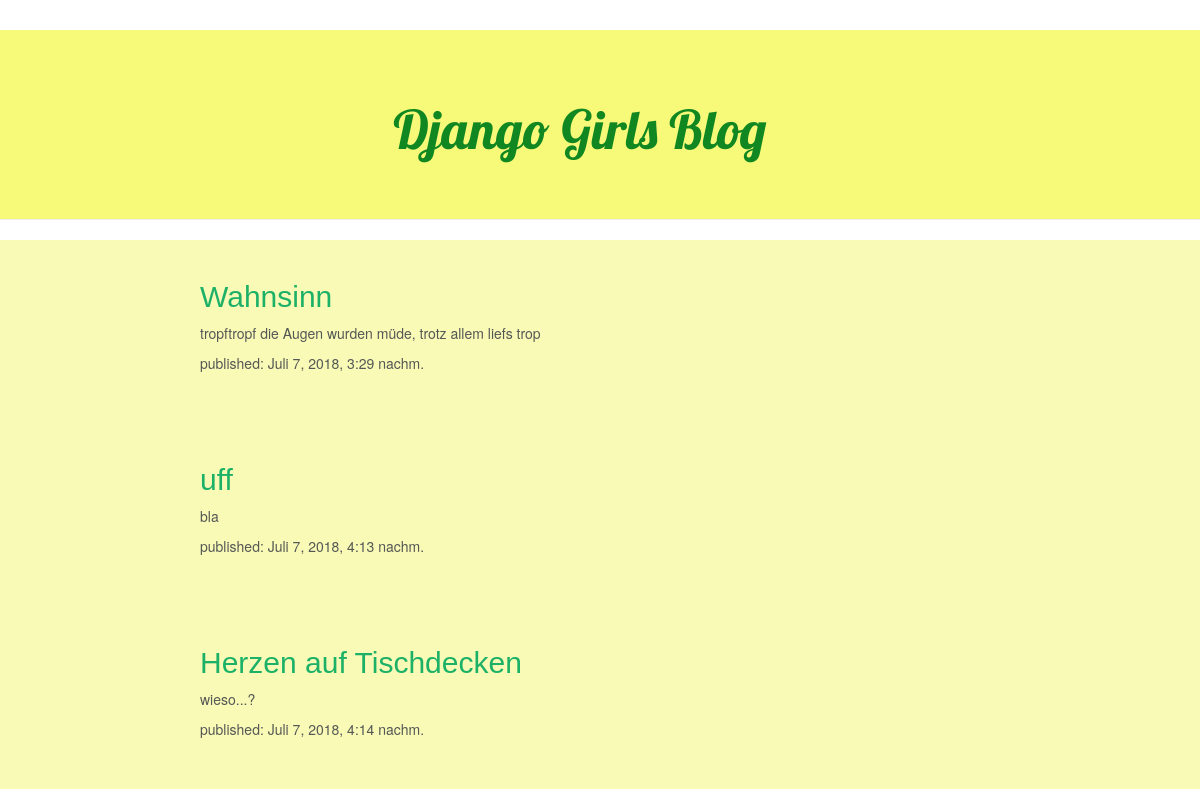
The page / on the database its author committed.
### blog/models.py (models this page shows, shortened)
class Post(models.Model):
    author = models.ForeignKey('auth.User', on_delete=models.CASCADE)
    title = models.CharField(max_length=200)
    text = models.TextField()
    created_date = models.DateTimeField(
            default=timezone.now)
    published_date = models.DateTimeField(
            blank=True, null=True)

### blog/views.py (the view)
# urls.py: url(r'^$', views.post_list, name='post_list'),
def post_list(request):
    posts = Post.objects.filter(published_date__lte=timezone.now()).order_by('published_date')
    return render(request, 'blog/post_list.html', {'posts': posts})

### blog/templates/blog/post_list.html (shortened to what this page needs)
{% load staticfiles %}
<html>
    <head>  <title>Djangista</title>
            <link rel="stylesheet" href="//maxcdn.bootstrapcdn.com/bootstrap/3.2.0/css/bootstrap.min.css">
            <link rel="stylesheet" href="//maxcdn.bootstrapcdn.com/bootstrap/3.2.0/css/bootstrap-theme.min.css">
            <link rel="stylesheet" href="{% static 'blog.css' %}">
    </head>
    <body>
    <div class='page-header'>
            <h1><a href="/">Django Girls Blog</a></h1>
        </div>
        {% for post in posts %}
            <div class='post'>
                <h2><a href="{% url 'post_detail' pk=post.pk %}">{{ post.title }}</a></h2>
                <p>{{ post.text|linebreaksbr }}</p>
                <p>published: {{ post.published_date }}</p>
            </div>
        {% endfor %}
    </body>
</html>

### blog/static/blog.css (style rules this page uses)
.page-header { background-color: #F6FA78; margin-top: 30; padding: 50px 100px 50px 60px; text-align: center }
h1 a { color: #108720; font-family: 'Lobster'; font-size: 40pt }
.post { padding: 20px 20px 40px 200px; background-color: #F8FAB6; }
h2 a { color: #1db167; font-family: 'Arial'; }
p { color: #555755; }

### rows shown on the page
Post: title "Wahnsinn", text "tropftropf die Augen wurden müde, trotz allem liefs trop", published_date "Juli 7, 2018, 3:29 nachm."
Post: title "uff", text "bla", published_date "Juli 7, 2018, 4:13 nachm."
Post: title "Herzen auf Tischdecken", text "wieso...?", published_date "Juli 7, 2018, 4:14 nachm."
